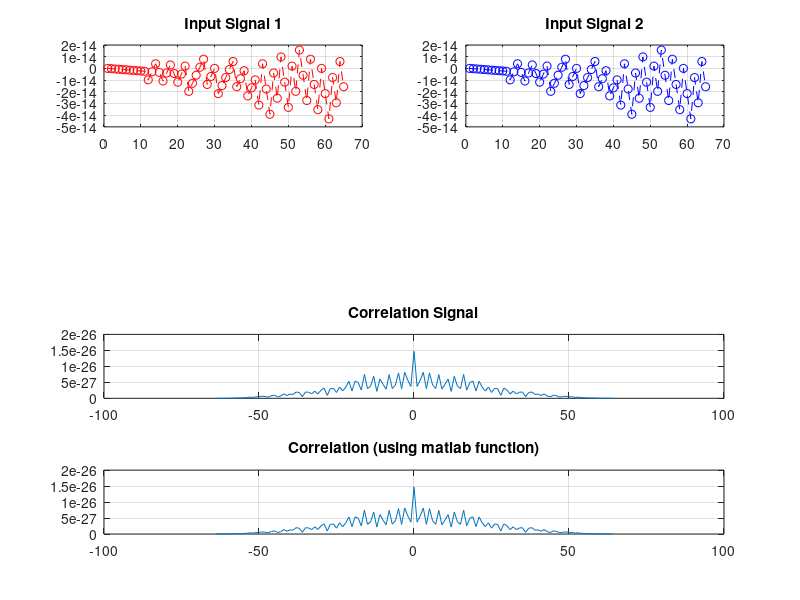

Recreate this plot in MATLAB.
clc;
close all;

f1=64;
t1= 0:1/f1:1;
rawFirstSignal = sin(2*pi*f1*t1);
firstSignalLength = length(rawFirstSignal);

f2=64;
t2=0:1/f2:1;
rawSecSignal = sin(2*pi*f2*t2);
secSignalLength = length(rawSecSignal);

correlationSize = firstSignalLength+secSignalLength-1;

%adjusting length
firstSignal = [rawFirstSignal,zeros(1,secSignalLength)];
secSignal = [zeros(1,firstSignalLength),rawSecSignal];

outputSignal = zeros(1,correlationSize);
lag = zeros(1,correlationSize);

size = length(secSignal);
lag_val = secSignalLength*-1;

for n = 1 : correlationSize
    lag(n) = lag_val+1;
    for k = 1 : n
        outputSignal(n) = outputSignal(n) + (firstSignal(k) * secSignal(size - n + k));
    end
    lag_val = lag_val + 1;
end

%correlation function
[f_correlation,f_lag] = xcorr(rawFirstSignal,rawSecSignal);

subplot(421)
plot(rawFirstSignal,'r--o');
title('Input Signal 1');
grid on;

subplot(422)
plot(rawSecSignal,'b--o');
title('Input Signal 2');
grid on;

subplot(413)
plot(lag,outputSignal);
title('Correlation Signal');
grid on;

subplot(414);
plot(f_lag,f_correlation);
title('Correlation (using matlab function)');
grid on;

